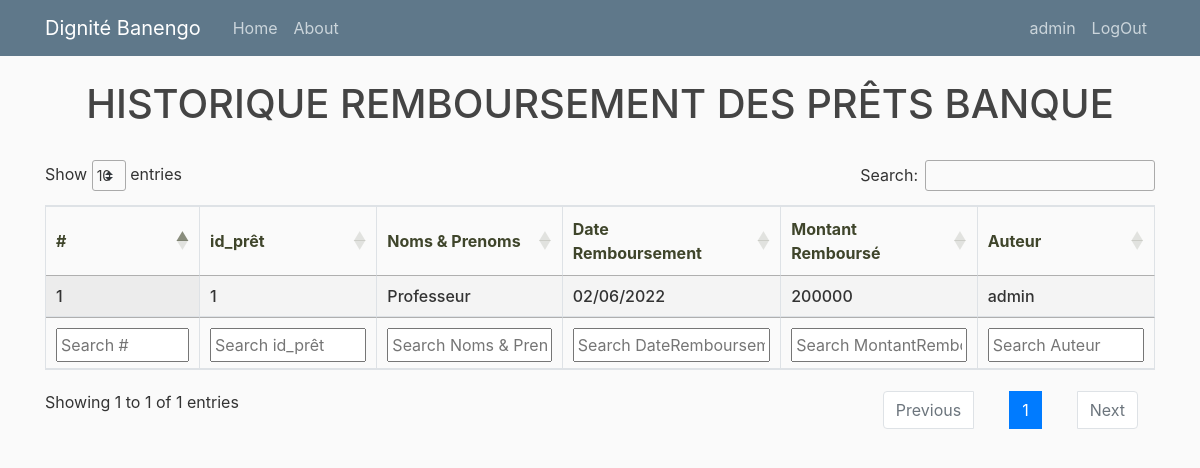
The app's page /bank/refundhistory/ (signed in), older data.
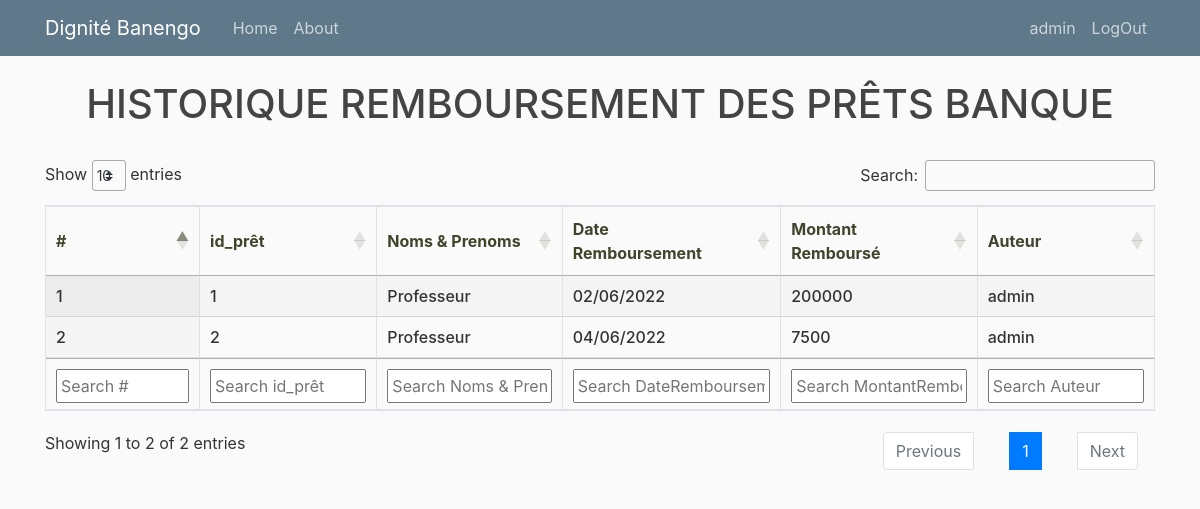
The same page, newer data.
### bank/models.py (models this page shows, shortened)
class RemboursementPretBank(models.Model):
    pretbank = models.ForeignKey(PretBank, on_delete=models.CASCADE)
    date_remboursement =models.DateTimeField()
    montant = models.PositiveIntegerField()
    author= models.ForeignKey(User, on_delete=models.SET_NULL, blank=True, null=True)

class PretBank(models.Model):
    date_pret =models.DateTimeField()
    membre = models.ForeignKey(Membre, on_delete=models.CASCADE)
    profil_pret_bank = models.ForeignKey(ProfilPretBank, on_delete=models.SET_NULL, blank=True, null=True)
    montant = models.PositiveIntegerField()
    avaliseur = models.CharField(max_length=50, blank=True, null=True)
    date_remboursement =models.DateTimeField()
    taux_interet = models.PositiveIntegerField()
    created = models.DateTimeField(auto_now_add=True)
    updated = models.DateTimeField(auto_now=True)
    versement_remboursement = models.PositiveIntegerField(default=0)
    freeze = models.BooleanField(default=False)
    author= models.ForeignKey(User, on_delete=models.SET_NULL, blank=True, null=True)

### tontine/models.py (models this page shows, shortened)
class Membre(models.Model):
    user = models.OneToOneField(User, on_delete=models.CASCADE)
    nom = models.CharField(max_length=100, unique=True)
    matricule = models.CharField(max_length=8, unique=True)
    telephone = models.CharField(max_length=10, blank=True, null=True)
    qualite = models.CharField(max_length=100, blank=True, null=True)
    profession = models.CharField(max_length=100, blank=True, null=True)
    sexe = models.CharField(choices=SEXE_CHOICES, max_length=1)
    date_naissance = models.DateField(blank=True, null=True)
    date_adhesion = models.DateField()
    created = models.DateTimeField(auto_now_add=True)
    updated = models.DateTimeField(auto_now=True)
    cotisation = models.ForeignKey(MontantCotisation, on_delete=models.CASCADE)
    presence = models.ForeignKey(MontantPresence, on_delete=models.CASCADE)
    sport = models.ForeignKey(MontantSport, on_delete=models.CASCADE)
    bank = models.ForeignKey(MontantBank, on_delete=models.SET_NULL, blank=True, null=True)
    bank_bool = models.BooleanField(default=False)
    cotisation_bool = models.BooleanField(default=False)
    presence_bool = models.BooleanField(default=True)
    total_impaye = models.IntegerField(default=0)
    total_seance = models.IntegerField(default=0)
    total_consigne = models.IntegerField(default=0)
    reserve = models.IntegerField(default=0)

### bank/views.py (the view)
# urls.py: path('refundhistory/', views.refundhistory, name='refundhistory'),
@login_required
def refundhistory(request):
    if request.user.is_staff:
        remboursements = RemboursementPretBank.objects.all()
    else:
        try:
            m=request.user.membre
            remboursements = RemboursementPretBank.objects.filter(pretbank__membre = m)
        except Exception as e:
            remboursements = []
    context = {'remboursements': remboursements}
    return render(request, "bank/refundhistory.html", context)

### bank/templates/bank/refundhistory.html (shortened to what this page needs)
{% extends "tontine/base2.html" %}
{% load crispy_forms_tags %}
{% block content %}
<h1 style="text-align: center;">HISTORIQUE REMBOURSEMENT DES PRÊTS BANQUE</h1>
<br>
<table id="example" class="stripe row-border order-column table-bordered" style="width:100%">
    <thead>
        <tr>
            <th>#</th>
            <th>id_prêt</th>
            <th>Noms & Prenoms</th>
            <th>Date<br>Remboursement</th>
            <th>Montant<br>Remboursé</th>
            <th>Auteur</th>
        </tr>
    </thead>
    <tbody>
        {% for data in remboursements %}
            <tr>
                <td>{{ forloop.counter }}</td>
                <td>{{data.pretbank.id}}</td>
                <td>{{data.pretbank.membre.nom}}</td>
                <td>{{data.date_remboursement|date:"d/m/Y"}}</td>
                <td>{{data.montant}}</td>
                <td>{{ data.author}}</td>
            </tr>
            {% endfor %}
    </tbody>
    <tfoot>
        <tr>
            <th>#</th>
            <th>id_prêt</th>
            <th>Noms & Prenoms</th>
            <th>Date<br>Remboursement</th>
            <th>Montant</th>
            <th>Auteur</th>
        </tr>
    </tfoot>
</table>
{% endblock %}

### tontine/templates/tontine/base2.html (shortened to what this page needs)
{% load static %}
<!DOCTYPE html>
<html>
<head>
    <link rel="stylesheet" href="https://maxcdn.bootstrapcdn.com/bootstrap/4.0.0/css/bootstrap.min.css">
    <link rel="stylesheet" type="text/css" href="https://cdnjs.cloudflare.com/ajax/libs/twitter-bootstrap/4.5.2/css/bootstrap.css">
    <link rel="stylesheet" type="text/css" href="https://cdn.datatables.net/1.12.1/css/dataTables.bootstrap4.min.css">
    <link rel="stylesheet" type="text/css" href="https://cdn.datatables.net/1.12.1/css/jquery.dataTables.min.css">
    <link rel="stylesheet" type="text/css" href="https://cdn.datatables.net/buttons/2.2.3/css/buttons.dataTables.min.css">
    <link rel="stylesheet" type="text/css" href="{% static 'css/main.css' %}">
</head>
<body>
  <header class="site-header">
    <nav class="navbar navbar-expand-md navbar-dark bg-steel fixed-top">
      <div class="container">
        <a class="navbar-brand mr-4" href="{% url 'home' %}">Dignité Banengo</a>
        <div class="collapse navbar-collapse" id="navbarToggle">
          <div class="navbar-nav mr-auto">
            <a class="nav-item nav-link" href="{% url 'home' %}">Home</a>
            <a class="nav-item nav-link" href="{% url 'about' %}">About</a>
          </div>
          <div class="navbar-nav">
            {% if user.is_authenticated %}
        <a class="nav-item nav-link" href="{% url 'profile' %}">{{ request.user.username }}</a>
        <a class="nav-item nav-link" href="{% url 'logout' %}">LogOut</a>
        {% else %}
        <a class="nav-item nav-link" href="{% url 'login' %}">Login</a>
        <a class="nav-item nav-link" href="{% url 'inscription' %}">Register</a>
        {% endif %}
          </div>
        </div>
      </div>
    </nav>
  </header>
  <main role="main" class="container">
    <div class="row">
      <div class="col-md-12">
        {% block content %}{% endblock %}
      </div>
    </div>
  </main>
</body>
</html>

### static/css/main.css (style rules this page uses)
body { background: #fafafa; color: #333333; margin-top: 5rem; }
h1, h2, h3, h4, h5, h6 { color: #444444; }
.bg-steel { background-color: #5f788a; }
.site-header .navbar-nav .nav-link { color: #cbd5db; }

### bank/templates/bank/refundhistory.html (style rules this page uses)
th { color: #3f452b; font-weight: bold; }
td { font-weight: 490; }

Row changes from the older to the newer data that the page shows:
added RemboursementPretBank: pretbank.id "2", pretbank.membre.nom "Professeur", date_remboursement "04/06/2022", montant "7500", author "admin"
Text that changed along with them:
text written by a page script: "Show entries Search: Showing 1 to 1 of 1 entries Previous 1 Next" → "Show entries Search: Showing 1 to 2 of 2 entries Previous 1 Next"
